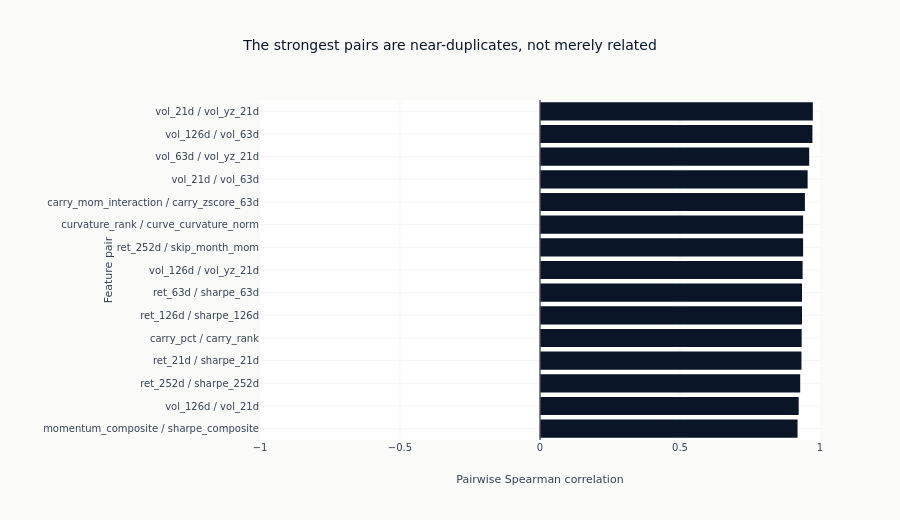

Notebook code cell kept with this figure:
### Markdown cell above
### Redundancy, as ranked pairs

A full correlation matrix over this many features has unreadable tick labels and
is mostly empty space. What the reader has to decide is which pairs are the same
evidence counted twice, so the strongest pairs are ranked instead, and the pair
count above `REDUNDANCY_CUT` is printed rather than written into the title.

### Code cell
TOP_PAIRS = 15
ranked_pairs = sorted(high_corr_pairs, key=lambda item: -abs(item[2]))[:TOP_PAIRS]
if ranked_pairs:
    fig = go.Figure(
        go.Bar(
            x=[rho for _, _, rho in ranked_pairs][::-1],
            y=[f"{a} / {b}" for a, b, _ in ranked_pairs][::-1],
            orientation="h",
            marker_color=[
                COLORS["blue"] if rho > 0 else COLORS["copper"] for _, _, rho in ranked_pairs
            ][::-1],
            showlegend=False,
        )
    )
    fig.add_vline(x=0, line=dict(color=GRAY_FILLS["border"], width=1))
    fig.update_layout(
        template="ml4t",
        height=520,
        width=900,
        title_text="The strongest pairs are near-duplicates, not merely related",
        xaxis_title="Pairwise Spearman correlation",
        xaxis_range=[-1, 1],
        yaxis_title="Feature pair",
        margin=dict(l=260),
    )
    fig.show()

### Figure 1 — Plotly figure (JSON) as saved in the notebook; plotly's stock layout.template omitted (floating-point values rounded to 4 significant figures)
{"data": [{"marker": {"color": ["#0a1628", "#0a1628", "#0a1628", "#0a1628", "#0a1628", "#0a1628", "#0a1628", "#0a1628", "#0a1628", "#0a1628", "#0a1628", "#0a1628", "#0a1628", "#0a1628", "#0a1628"]}, "orientation": "h", "showlegend": false, "type": "bar", "x": [0.9198, 0.9239, 0.9293, 0.9338, 0.9346, 0.9357, 0.9358, 0.9379, 0.9396, 0.9397, 0.9461, 0.9558, 0.9614, 0.9729, 0.9744], "y": ["momentum_composite / sharpe_composite", "vol_126d / vol_21d", "ret_252d / sharpe_252d", "ret_21d / sharpe_21d", "carry_pct / carry_rank", "ret_126d / sharpe_126d", "ret_63d / sharpe_63d", "vol_126d / vol_yz_21d", "ret_252d / skip_month_mom", "curvature_rank / curve_curvature_norm", "carry_mom_interaction / carry_zscore_63d", "vol_21d / vol_63d", "vol_63d / vol_yz_21d", "vol_126d / vol_63d", "vol_21d / vol_yz_21d"]}], "layout": {"height": 520, "margin": {"l": 260}, "shapes": [{"line": {"color": "#666666", "width": 1}, "type": "line", "x0": 0, "x1": 0, "xref": "x", "y0": 0, "y1": 1, "yref": "y domain"}], "title": {"text": "The strongest pairs are near-duplicates, not merely related"}, "width": 900, "xaxis": {"range": [-1, 1], "title": {"text": "Pairwise Spearman correlation"}}, "yaxis": {"title": {"text": "Feature pair"}}}}
